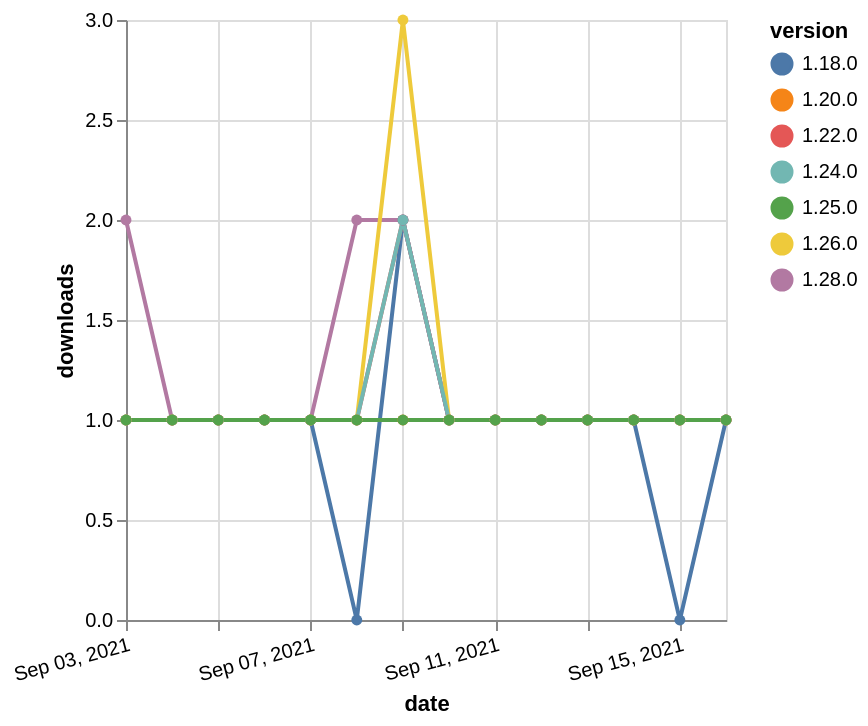

Source (Vega-Lite JSON):
### Vega-Lite specification from a JSON file in a GitHub repository (floating-point values rounded to 4 significant figures)
{"$schema": "https://vega.github.io/schema/vega-lite/v5.json", "description": "A simple bar chart with embedded data.", "data": {"values": [{"date": "2021-09-03", "total": 214, "delta": 1, "version": "1.18.0"}, {"date": "2021-09-04", "total": 215, "delta": 1, "version": "1.18.0"}, {"date": "2021-09-05", "total": 216, "delta": 1, "version": "1.18.0"}, {"date": "2021-09-06", "total": 217, "delta": 1, "version": "1.18.0"}, {"date": "2021-09-07", "total": 218, "delta": 1, "version": "1.18.0"}, {"date": "2021-09-08", "total": 218, "delta": 0, "version": "1.18.0"}, {"date": "2021-09-09", "total": 220, "delta": 2, "version": "1.18.0"}, {"date": "2021-09-10", "total": 221, "delta": 1, "version": "1.18.0"}, {"date": "2021-09-11", "total": 222, "delta": 1, "version": "1.18.0"}, {"date": "2021-09-12", "total": 223, "delta": 1, "version": "1.18.0"}, {"date": "2021-09-13", "total": 224, "delta": 1, "version": "1.18.0"}, {"date": "2021-09-14", "total": 225, "delta": 1, "version": "1.18.0"}, {"date": "2021-09-15", "total": 225, "delta": 0, "version": "1.18.0"}, {"date": "2021-09-16", "total": 226, "delta": 1, "version": "1.18.0"}, {"date": "2021-09-03", "total": 162, "delta": 1, "version": "1.22.0"}, {"date": "2021-09-04", "total": 163, "delta": 1, "version": "1.22.0"}, {"date": "2021-09-05", "total": 164, "delta": 1, "version": "1.22.0"}, {"date": "2021-09-06", "total": 165, "delta": 1, "version": "1.22.0"}, {"date": "2021-09-07", "total": 166, "delta": 1, "version": "1.22.0"}, {"date": "2021-09-08", "total": 167, "delta": 1, "version": "1.22.0"}, {"date": "2021-09-09", "total": 169, "delta": 2, "version": "1.22.0"}, {"date": "2021-09-10", "total": 170, "delta": 1, "version": "1.22.0"}, {"date": "2021-09-11", "total": 171, "delta": 1, "version": "1.22.0"}, {"date": "2021-09-12", "total": 172, "delta": 1, "version": "1.22.0"}, {"date": "2021-09-13", "total": 173, "delta": 1, "version": "1.22.0"}, {"date": "2021-09-14", "total": 174, "delta": 1, "version": "1.22.0"}, {"date": "2021-09-15", "total": 175, "delta": 1, "version": "1.22.0"}, {"date": "2021-09-16", "total": 176, "delta": 1, "version": "1.22.0"}, {"date": "2021-09-03", "total": 117, "delta": 2, "version": "1.28.0"}, {"date": "2021-09-04", "total": 118, "delta": 1, "version": "1.28.0"}, {"date": "2021-09-05", "total": 119, "delta": 1, "version": "1.28.0"}, {"date": "2021-09-06", "total": 120, "delta": 1, "version": "1.28.0"}, {"date": "2021-09-07", "total": 121, "delta": 1, "version": "1.28.0"}, {"date": "2021-09-08", "total": 123, "delta": 2, "version": "1.28.0"}, {"date": "2021-09-09", "total": 125, "delta": 2, "version": "1.28.0"}, {"date": "2021-09-10", "total": 126, "delta": 1, "version": "1.28.0"}, {"date": "2021-09-11", "total": 127, "delta": 1, "version": "1.28.0"}, {"date": "2021-09-12", "total": 128, "delta": 1, "version": "1.28.0"}, {"date": "2021-09-13", "total": 129, "delta": 1, "version": "1.28.0"}, {"date": "2021-09-14", "total": 130, "delta": 1, "version": "1.28.0"}, {"date": "2021-09-15", "total": 131, "delta": 1, "version": "1.28.0"}, {"date": "2021-09-16", "total": 132, "delta": 1, "version": "1.28.0"}, {"date": "2021-09-03", "total": 164, "delta": 1, "version": "1.26.0"}, {"date": "2021-09-04", "total": 165, "delta": 1, "version": "1.26.0"}, {"date": "2021-09-05", "total": 166, "delta": 1, "version": "1.26.0"}, {"date": "2021-09-06", "total": 167, "delta": 1, "version": "1.26.0"}, {"date": "2021-09-07", "total": 168, "delta": 1, "version": "1.26.0"}, {"date": "2021-09-08", "total": 169, "delta": 1, "version": "1.26.0"}, {"date": "2021-09-09", "total": 172, "delta": 3, "version": "1.26.0"}, {"date": "2021-09-10", "total": 173, "delta": 1, "version": "1.26.0"}, {"date": "2021-09-11", "total": 174, "delta": 1, "version": "1.26.0"}, {"date": "2021-09-12", "total": 175, "delta": 1, "version": "1.26.0"}, {"date": "2021-09-13", "total": 176, "delta": 1, "version": "1.26.0"}, {"date": "2021-09-14", "total": 177, "delta": 1, "version": "1.26.0"}, {"date": "2021-09-15", "total": 178, "delta": 1, "version": "1.26.0"}, {"date": "2021-09-16", "total": 179, "delta": 1, "version": "1.26.0"}, {"date": "2021-09-03", "total": 182, "delta": 1, "version": "1.20.0"}, {"date": "2021-09-04", "total": 183, "delta": 1, "version": "1.20.0"}, {"date": "2021-09-05", "total": 184, "delta": 1, "version": "1.20.0"}, {"date": "2021-09-06", "total": 185, "delta": 1, "version": "1.20.0"}, {"date": "2021-09-07", "total": 186, "delta": 1, "version": "1.20.0"}, {"date": "2021-09-08", "total": 187, "delta": 1, "version": "1.20.0"}, {"date": "2021-09-09", "total": 188, "delta": 1, "version": "1.20.0"}, {"date": "2021-09-10", "total": 189, "delta": 1, "version": "1.20.0"}, {"date": "2021-09-11", "total": 190, "delta": 1, "version": "1.20.0"}, {"date": "2021-09-12", "total": 191, "delta": 1, "version": "1.20.0"}, {"date": "2021-09-13", "total": 192, "delta": 1, "version": "1.20.0"}, {"date": "2021-09-14", "total": 193, "delta": 1, "version": "1.20.0"}, {"date": "2021-09-15", "total": 194, "delta": 1, "version": "1.20.0"}, {"date": "2021-09-16", "total": 195, "delta": 1, "version": "1.20.0"}, {"date": "2021-09-03", "total": 145, "delta": 1, "version": "1.24.0"}, {"date": "2021-09-04", "total": 146, "delta": 1, "version": "1.24.0"}, {"date": "2021-09-05", "total": 147, "delta": 1, "version": "1.24.0"}, {"date": "2021-09-06", "total": 148, "delta": 1, "version": "1.24.0"}, {"date": "2021-09-07", "total": 149, "delta": 1, "version": "1.24.0"}, {"date": "2021-09-08", "total": 150, "delta": 1, "version": "1.24.0"}, {"date": "2021-09-09", "total": 152, "delta": 2, "version": "1.24.0"}, {"date": "2021-09-10", "total": 153, "delta": 1, "version": "1.24.0"}, {"date": "2021-09-11", "total": 154, "delta": 1, "version": "1.24.0"}, {"date": "2021-09-12", "total": 155, "delta": 1, "version": "1.24.0"}, {"date": "2021-09-13", "total": 156, "delta": 1, "version": "1.24.0"}, {"date": "2021-09-14", "total": 157, "delta": 1, "version": "1.24.0"}, {"date": "2021-09-15", "total": 158, "delta": 1, "version": "1.24.0"}, {"date": "2021-09-16", "total": 159, "delta": 1, "version": "1.24.0"}, {"date": "2021-09-03", "total": 133, "delta": 1, "version": "1.25.0"}, {"date": "2021-09-04", "total": 134, "delta": 1, "version": "1.25.0"}, {"date": "2021-09-05", "total": 135, "delta": 1, "version": "1.25.0"}, {"date": "2021-09-06", "total": 136, "delta": 1, "version": "1.25.0"}, {"date": "2021-09-07", "total": 137, "delta": 1, "version": "1.25.0"}, {"date": "2021-09-08", "total": 138, "delta": 1, "version": "1.25.0"}, {"date": "2021-09-09", "total": 139, "delta": 1, "version": "1.25.0"}, {"date": "2021-09-10", "total": 140, "delta": 1, "version": "1.25.0"}, {"date": "2021-09-11", "total": 141, "delta": 1, "version": "1.25.0"}, {"date": "2021-09-12", "total": 142, "delta": 1, "version": "1.25.0"}, {"date": "2021-09-13", "total": 143, "delta": 1, "version": "1.25.0"}, {"date": "2021-09-14", "total": 144, "delta": 1, "version": "1.25.0"}, {"date": "2021-09-15", "total": 145, "delta": 1, "version": "1.25.0"}, {"date": "2021-09-16", "total": 146, "delta": 1, "version": "1.25.0"}]}, "width": "container", "mark": {"type": "line", "point": {"filled": true}}, "encoding": {"x": {"field": "date", "type": "temporal", "timeUnit": "yearmonthdate", "title": "date", "axis": {"labelAngle": -15}}, "y": {"field": "delta", "type": "quantitative", "title": "downloads"}, "color": {"field": "version", "type": "nominal"}, "tooltip": {"field": "delta"}}}
